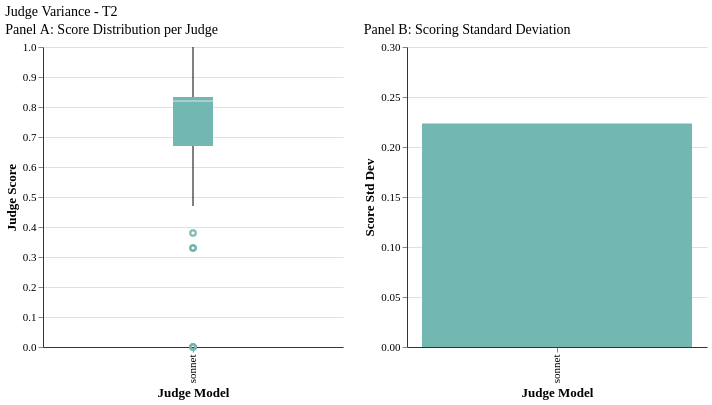

Write a Vega-Lite specification for this figure.
### Vega-Lite specification from a JSON file in a GitHub repository (floating-point values rounded to 4 significant figures; data arrays with more than 128 entries replaced by an {"elided": "..."} marker saying what was removed)
{"config": {"font": "serif", "axis": {"labelFontSize": 11, "titleFontSize": 13, "gridColor": "#e0e0e0", "domainColor": "#333333"}, "legend": {"labelFontSize": 11, "titleFontSize": 12}, "title": {"fontSize": 14, "anchor": "start", "fontWeight": "normal"}, "view": {"stroke": null, "continuousWidth": 400, "continuousHeight": 300}, "mark": {"tooltip": true}}, "hconcat": [{"data": {"name": "data-be7863238ed182ab9e60de07be508379"}, "mark": {"type": "boxplot", "size": 40}, "encoding": {"color": {"field": "judge_display", "legend": null, "scale": {"domain": ["sonnet"], "range": ["#72B7B2"]}, "title": "Judge", "type": "nominal"}, "x": {"field": "judge_display", "sort": ["sonnet"], "title": "Judge Model", "type": "nominal"}, "y": {"field": "judge_score", "scale": {"domain": [0.0, 1.0]}, "title": "Judge Score", "type": "quantitative"}}, "title": "Panel A: Score Distribution per Judge", "width": 300}, {"data": {"name": "data-2794ad52ffe67f0848dc89a964310a70"}, "mark": {"type": "bar"}, "encoding": {"color": {"field": "judge_display", "legend": null, "scale": {"domain": ["sonnet"], "range": ["#72B7B2"]}, "type": "nominal"}, "tooltip": [{"field": "judge_display", "title": "Judge", "type": "nominal"}, {"field": "score_std", "format": ".3f", "title": "Std Dev", "type": "quantitative"}], "x": {"field": "judge_display", "sort": ["sonnet"], "title": "Judge Model", "type": "nominal"}, "y": {"field": "score_std", "scale": {"domain": [0, 0.3]}, "title": "Score Std Dev", "type": "quantitative"}}, "title": "Panel B: Scoring Standard Deviation", "width": 300}], "title": "Judge Variance - T2", "$schema": "https://vega.github.io/schema/vega-lite/v6.1.0.json", "datasets": {"data-be7863238ed182ab9e60de07be508379": {"elided": "130 records"}, "data-2794ad52ffe67f0848dc89a964310a70": [{"judge_display": "sonnet", "score_std": 0.2234}]}}
